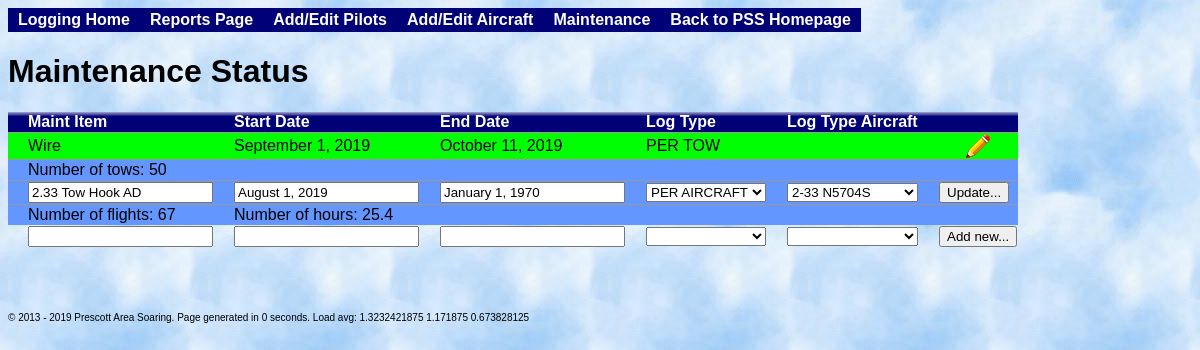
The app's page /index.php?maintenance&maintID=2&modified=1 with its own data.
### tables this page shows
CREATE TABLE maintenance(ID INTEGER PRIMARY KEY NOT NULL, maintItem TEXT, startTime INTEGER, endTime INTEGER, logType TEXT, logAircraft INTEGER);

### maintenance.php (the view, shortened to what this page needs)
<h1>Maintenance Status</h1>
<?php
include("SoaringLogBase.php");
$thisFile = "index.php?maintenance";
$logbase = SoaringLogBase::GetInstance();
$database = $logbase->dbObj;
$tableName = $logbase->GetMaintTable();
$maintID = $_REQUEST["maintID"];
$modified = $_REQUEST["modified"];
$query = "SELECT * FROM $tableName ORDER BY ID";
if($result = $database->query($query)) {
    echo("<table id=\"maintLogTable\" >");
    echo("<tr class=\"Head\"><td>Maint Item</td><td>Start Date</td><td>End Date</td><td>Log Type</td><td>Log Type Aircraft</td><td></td></tr>\n");
    while($row = $result->fetch(PDO::FETCH_BOTH)) {
        $editMe = 0;
        if($maintID == $row['ID'] && $modified) {
            $editMe = 1;
        }
        if($editMe) {
            echo("<tr id=\"row{$row['ID']}\" class=\"IncompleteEntry\"><form id=\"form{$row['ID']}\" name=\"loggingUpdate\" action=\"{$thisFile}\" method=\"POST\"> ");
        }
        else {
            echo("<tr class=\"CompleteEntry\">");
        }
        if($editMe) {
            echo("<td>");
            echo("<input type=\"text\" name=\"maintItem\" value=\"{$row['maintItem']}\" id=\"maintItem{$row['ID']}\"/>");
            echo "</td>";
        }
        else
            echo("<td>{$row['maintItem']}</td>");
        if($editMe) {
            echo("<td>");
            $storedStartTime = date("F j, Y", $row['startTime']);
            echo("<input type=\"text\" name=\"startTime\" value=\"{$storedStartTime}\" id=\"startTime{$row['ID']}\"/>");
            echo "</td>";
        }
        else {
            $formattedStartTime = date("F j, Y", $row['startTime']);
            echo("<td>{$formattedStartTime}</td>");
        }
        if($editMe) {
            echo("<td>");
            $storedEndTime = date("F j, Y", $row['endTime']);
            echo("<input type=\"text\" name=\"endTime\" value=\"{$storedEndTime}\" id=\"endTime{$row['ID']}\"/>");
            echo "</td>";
        }
        else {
            if ($row['endTime']) {
                $formattedStartTime = date("F j, Y", $row['endTime']);
                echo("<td>{$formattedStartTime}</td>");
            }
            else {
                echo("<td>Not yet complete</td>");
            }
        }
        if($editMe) {
            echo("<td>");
            echo $logbase->PrintMaintLogTypes($row['logType']);
            echo "</td>";
        }
        else
            echo("<td>{$row['logType']}</td>");
        if($row['logType'] == "PER AIRCRAFT")
        {
            if($editMe) {
                echo("<td>");
                echo $logbase->PrintAircraft($row['logAircraft']);
                echo "</td>";
            }
            else
            {
                $acList = $logbase->GetAircraft();
                echo("<td>{$acList[$row['logAircraft']]}</td>");
            }
        }
        else
        {
            echo "<td></td>";
        }
        if($editMe) {
            echo "<td><input type=\"hidden\" name=\"maintID\" value=\"{$row['ID']}\"/><input type=\"submit\" value=\"Update...\" /></form></td></tr>";
        }
        else {
            echo "<td><center><button name=\"modify\" class=\"modify\" onClick=\"window.location.href='{$thisFile}&maintID={$row['ID']}&modified=1'; \" />";
            echo "</center></td></tr>\n";
        }
        if ($row['logType'] == "PER AIRCRAFT")
        {
            $tableName = $logbase->GetFlightLogTable();
            $endTime = $row['endTime'];
            $query = "SELECT * FROM '$tableName' WHERE takeoffTime IS NOT NULL AND takeoffTime >= '{$row['startTime']}' AND takeoffTime <= '$endTime' AND aircraft == '{$row['logAircraft']}';";
            $result = $database->query($query);
            $flightCount = 0;
            $totalTime = 0;
            while($row = $result->fetch(PDO::FETCH_BOTH))
            {
                if($row['takeoffTime'] && $row['landingTime'])
                {
                    $flightCount = $flightCount + 1;
                    $totalTime += $row['landingTime'] - $row['takeoffTime'];
                }
            }
            $totalTime = round($totalTime / 3600, 1);
            echo "<tr class=\"IncompleteEntry\">";
            echo "<td>Number of flights: $flightCount</td>";
            echo "<td colspan=\"5\">Number of hours: $totalTime </td>  </tr>\n";
        }
        else
        {
            $tableName = $logbase->GetFlightLogTable();
            $endTime = $row['endTime'];
            if ($row['endTime'])
            {
                $endTime = strtotime("now");
            }
            $query = "SELECT count(*) FROM '$tableName' WHERE takeoffTime IS NOT NULL AND takeoffTime >= '{$row['startTime']}' AND takeoffTime <= '$endTime';";
            $tows = $database->query($query)->fetchColumn();
            echo "<tr class=\"IncompleteEntry\"><td colspan=\"6\">Number of tows: $tows</td>  </tr>\n";
        }
    }
    echo "<tr><form name=\"maintList\" action=\"{$thisFile}\" method=\"POST\">\n";
    echo "<td><input type=\"text\" name=\"maintItem\" /></td>\n";
    echo "<td><input type=\"text\" name=\"startDate\" /></td>\n";
    echo "<td><input type=\"text\" name=\"endDate\" /></td>\n";
    echo "<td>";
    echo $logbase->PrintMaintLogTypes();
    echo "</td>";
    echo "<td>";
    echo $logbase->PrintAircraft();
    echo "</td>";
    echo "<td><input type=\"submit\" value=\"Add new...\" /></td>";
    echo "</form></tr>\n";
    echo("</table><br><br><br>");
}
else
    print("Failed to execute query!!!");
?>

### SoaringLogBase.php (shortened to what this page needs)
<?php
    class SoaringLogBase {
        private static $instance;
        private $dbDir = 'sqlite:db.sqlite';
        private $flightLogTable = "flightLog";
        private $maintTable = "maintenance";
        public $dbObj;
        public static function GetInstance() {
            if(!self::$instance) {
                self::$instance = new self();
            }
            return self::$instance;
        }
        public function OpenDatabase() {
            try {
                $this->dbObj = new PDO($this->dbDir) or die("Cannot open the database");
            }
            catch(Exception $e) {
                die("Oops, couldn't open the database :( $e");
            }
        }
        public function GetFlightLogTable() {
            return $this->flightLogTable;
        }
        public function GetMaintTable() {
            return $this->maintTable;
        }
        public function GetAircraft($showNotAvail = false) {
            if($showNotAvail)
                $query = "SELECT * FROM aircraft;";
            else
                $query = "SELECT * FROM aircraft WHERE IsAvailable='available' OR ID=0;";
            $result = $this->dbObj->query($query);
            $planes = array( );
            while($row = $result->fetch(PDO::FETCH_BOTH)) {
                $planes[$row['ID']] = $row['Name'];
            }
            return $planes;
        }
        public function PrintAircraft($selected = 0) {
            $aircraftList = $this->GetAircraft();
            $output = "<select name=\"aircraft\">\n";
            foreach($aircraftList as $i => $value) {
                $output .= "<option value=\"$i\" ";
                if($i == $selected)
                    $output .= "selected=\"selected\"";
                $output .= ">$value</option>\n";
            }
            $output .= "</select>";
            return $output;
        }
        public function PrintMaintLogTypes($selected = "") {
            $logTypeList = array( "", "PER TOW", "PER AIRCRAFT");
            $output = "<select name=\"logType\">\n";
            foreach($logTypeList as $i => $value) {
                $output .= "<option value=\"$value\" ";
                if(strcmp($selected, $value) == 0)
                    $output .= "selected=\"selected\"";
                $output .= ">$value</option>\n";
            }
            $output .= "</select>";
            return $output;
        }
    }
?>

### style.css (style rules this page uses)
table, td, th { font-family: Verdana, Arial; font-size: 16px; border: 0px solid black; border-collapse:collapse; padding-left: 20px }
body { font-family: Verdana, Arial; font-size: 16px; background-image: url(img/Clouds.jpg); }
tr.IncompleteEntry { background-color: #6496FF; border-top: 1px solid #999999; }
tr.CompleteEntry { background-color: #00FF00; border-top: 1px solid #999999; }
th, tr.Head { color: #FFFFFF; background-color: #000077; background-image: url('img/grad_white.png'); background-position: 0px -3px; background-repeat: repeat-x; vertical-align: bottom; padding-left: 20px; padding-right: 3px; font-family: Verdana, Arial; font-size: 14px; font-weight: bold; }
button.modify { border: none; height: 24px; width: 24px; valign: center; background: transparent; background-image: url('img/modify.png'); background-position: center; }

### records on screen
maintenance: maintItem "Wire", startTime "September 1, 2019", endTime "October 11, 2019", logType "PER TOW", tows "50"
maintenance: maintItem "2.33 Tow Hook AD", startTime "August 1, 2019", endTime "January 1, 1970", flightCount "67", totalTime "25.4"

### other values on screen
$oneMinLoad "1.3232421875"
$fiveMinLoad "1.171875"
$fifteenMinLoad "0.673828125"
form field logType "PER AIRCRAFT"
form field aircraft "2-33 N5704S"
